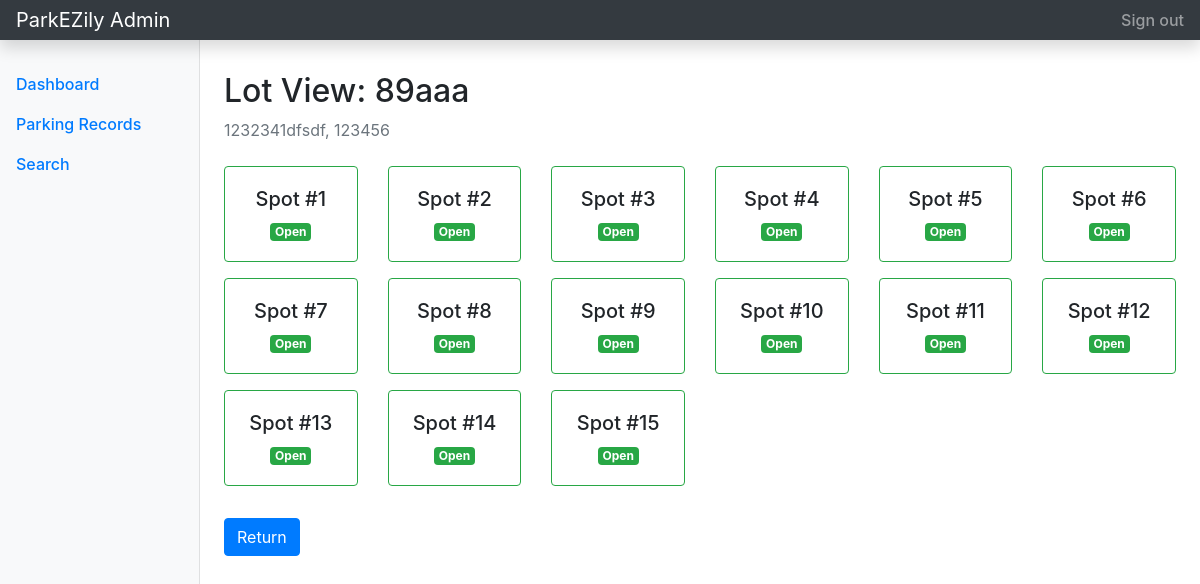
/admin/lot/inspect/7 (signed in), run on the app's committed database.
### tables this page shows
CREATE TABLE parking_lot (
        id INTEGER PRIMARY KEY AUTOINCREMENT,
        location_name TEXT NOT NULL,
        address TEXT NOT NULL,
        price_per_hour REAL NOT NULL,
        pin_code TEXT NOT NULL,
        max_spots INTEGER NOT NULL,
        status TEXT NOT NULL DEFAULT 'active'
    );

CREATE TABLE parking_spot (
        id INTEGER PRIMARY KEY AUTOINCREMENT,
        lot_id INTEGER NOT NULL,
        status TEXT NOT NULL CHECK(status IN ('A', 'O')),
        FOREIGN KEY (lot_id) REFERENCES parking_lot(id) ON DELETE CASCADE
    );

### controllers/admin.py (the view)
@adm_bp.route('/admin/lot/inspect/<int:lot_id>')
@login_req
def inspect_lot(lot_id):
    db = get_db()
    lot = db.execute('SELECT * FROM parking_lot WHERE id = ?', (lot_id,)).fetchone()
    spots = db.execute('SELECT * FROM parking_spot WHERE lot_id = ?', (lot_id,)).fetchall()
    db.close()
    return render_template('admin/view_lot.html', lot=lot, spots=spots)

### controllers/admin.py (called while the page is built)
def get_db():
    db = sqlite3.connect(DB_FILE)
    db.row_factory = sqlite3.Row
    return db

def login_req(f):
    @wraps(f)
    def wrapper(*args, **kwargs):
        if 'user_role' not in session or session['user_role'] != 'admin':
            flash('Admin access is required.', 'danger')
            return redirect(url_for('auth.login'))
        return f(*args, **kwargs)
    return wrapper

### templates/admin/view_lot.html (shortened to what this page needs)
{% extends 'admin/admin_base.html' %}
{% block admin_main %}
<h1 class="h2">Lot View: {{ lot.location_name }}</h1>
<p class="text-muted">{{ lot.address }}, {{ lot.pin_code }}</p>
<div class="row mt-4">
    {% for spot in spots %}
    <div class="col-md-2 mb-3">
        <div class="card text-center {% if spot.status == 'O' %}border-danger{% else %}border-success{% endif %}">
            <div class="card-body">
                <h5 class="card-title">Spot #{{ loop.index }}</h5>
                <p class="card-text">
                    {% if spot.status == 'O' %}
                    <span class="badge badge-danger">Taken</span>
                    {% else %}
                    <span class="badge badge-success">Open</span>
                    {% endif %}
                </p>
            </div>
        </div>
    </div>
    {% endfor %}
</div>
<a href="{{ url_for('admin.dashboard') }}" class="btn btn-primary mt-3">Return</a>
{% endblock %}

### data on the page
parking_lot: location_name "89aaa", address "1232341dfsdf", pin_code "123456"
parking_spot: status "Open"
parking_spot: status "Open"
parking_spot: status "Open"
parking_spot: status "Open"
parking_spot: status "Open"
parking_spot: status "Open"
parking_spot: status "Open"
parking_spot: status "Open"
parking_spot: status "Open"
parking_spot: status "Open"
parking_spot: status "Open"
parking_spot: status "Open"
parking_spot: status "Open"
parking_spot: status "Open"
parking_spot: status "Open"
